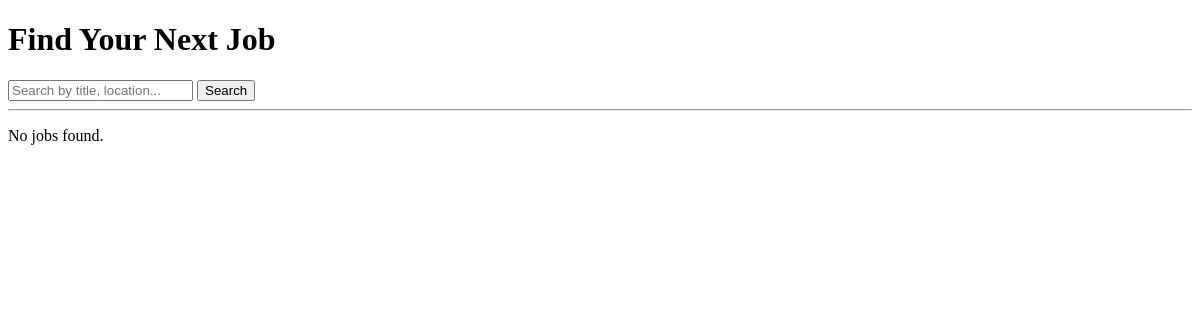
The app's page /jobs/, older data.
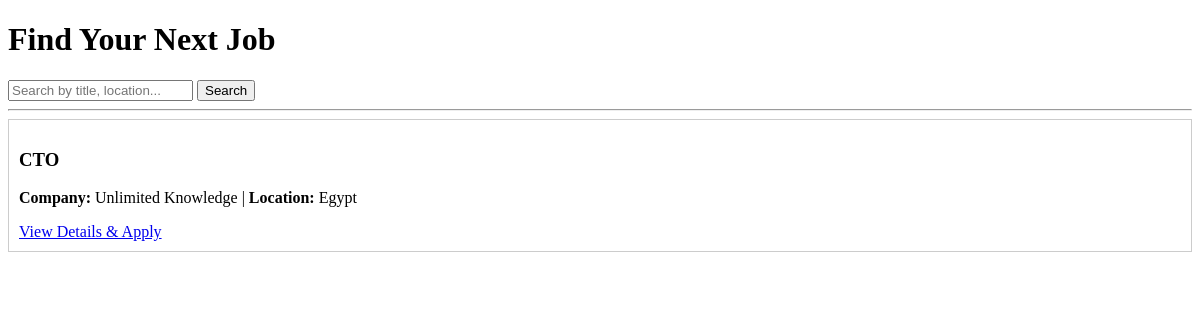
The same page, newer data.
### job_board/models.py (models this page shows, shortened)
class Job(models.Model):
    employer = models.ForeignKey(Employer, on_delete=models.CASCADE)
    title = models.CharField(max_length=200)
    description = models.TextField()
    location = models.CharField(max_length=100)
    salary = models.CharField(max_length=50, blank=True)
    created_at = models.DateTimeField(auto_now_add=True)

class Employer(models.Model):
    user = models.OneToOneField(User, on_delete=models.CASCADE)
    company_name = models.CharField(max_length=200)
    website = models.URLField(blank=True)

### job_board/views.py (the view)
# urls.py: path('', views.job_list, name='job_list'),
def job_list(request):
    query = request.GET.get('q')
    if query:
        jobs = Job.objects.filter(
            Q(title__icontains=query) | Q(description__icontains=query) | Q(location__icontains=query)
        )
    else:
        jobs = Job.objects.all()
    return render(request, 'job_board/job_list.html', {'jobs': jobs, 'query': query})

### job_board/templates/job_board/job_list.html
<!DOCTYPE html>
<html>
<head><title>Job Board</title></head>
<body>
    <h1>Find Your Next Job</h1>
    <form method="GET" action="">
        <input type="text" name="q" placeholder="Search by title, location..." value="{{ query|default:'' }}">
        <button type="submit">Search</button>
    </form>
    <hr>
    {% for job in jobs %}
    <div style="border: 1px solid #ccc; padding: 10px; margin-bottom: 10px;">
        <h3>{{ job.title }}</h3>
        <p><strong>Company:</strong> {{ job.employer.company_name }} | <strong>Location:</strong> {{ job.location }}</p>
        <a href="{% url 'job_detail' job.pk %}">View Details & Apply</a>
    </div>
    {% empty %}
    <p>No jobs found.</p>
    {% endfor %}
</body>
</html>

Row changes from the older to the newer data that the page shows:
added Job: title "CTO", employer.company_name "Unlimited Knowledge", location "Egypt"
Text that changed along with them:
text no longer shown: "No jobs found."
